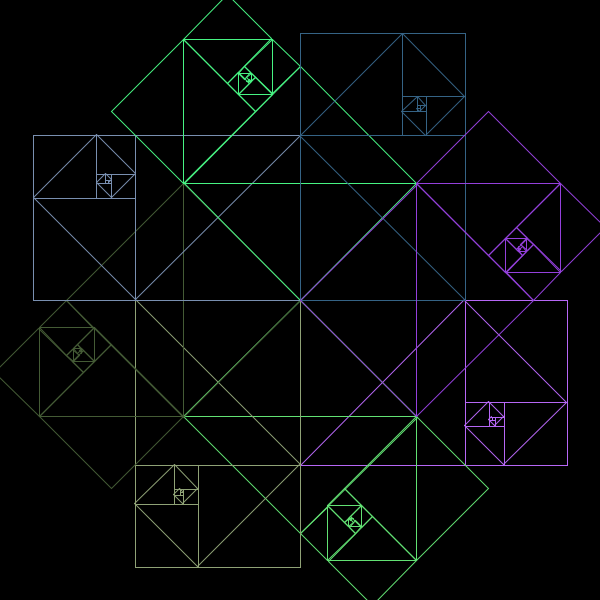
Frame 1 (no input)
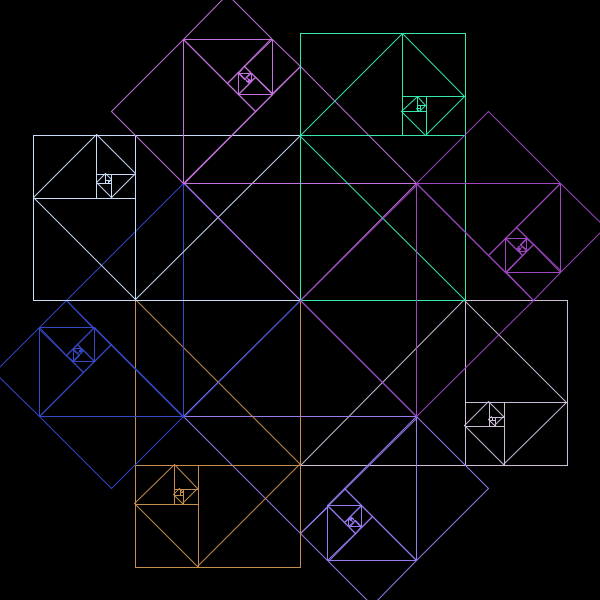
Frame 60 (the mouse pressed at the canvas centre just before this capture)
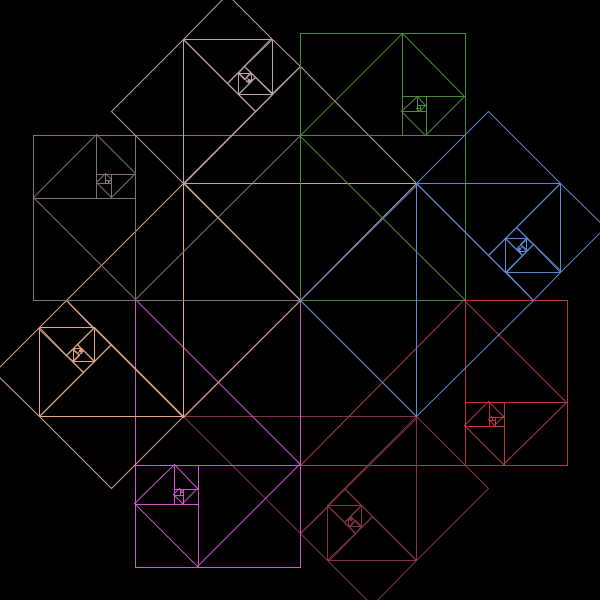
Frame 120 (the mouse held since frame 60 and released just before this capture)

The Processing sketch that drew these frames (run headless with seeded random() and noise(); from frame 60 on, the mouse is pressed at the canvas centre):

// Processing sketch: processing_95329
// ── processing_95329.pde

/* symspirals */
/* A fun exploration with symmtry that reacts to keyboard input */
/* rfboyce@gmail.com */
/* 07 Apr 2013 */

Spiral[] spirals;
int sym = 8;
int maxSym = 20;

void setup(){
  size(600, 600);
  background(0);
  spirals = new Spiral[maxSym];
  for (int i = 0; i < spirals.length; i++){
    spirals[i] = new Spiral(height/2);
  }
}

void draw(){
  background(0);
  for(int i = 0; i < sym; i++) {
    pushMatrix();
    translate(width/2,height/2);
    rotate(i*TWO_PI/sym);
    spirals[i].display(color(random(50, 255), random(50, 255), random(50, 255)));
    popMatrix();
  }
}

void keyPressed(){
  if (keyCode == UP){
    sym++;
    sym = constrain(sym, 1, maxSym);
  }
  else if (keyCode == DOWN){
    sym--;
    sym = constrain(sym, 1, maxSym);
  }
  // print canvas
  else if (key == 'p') {
    save("symspiral.jpg");
  }
}
class Spiral{
  int spSize = 10;
  int seed;
  int[] spiralF;
  float s; // scale
  
  Spiral(int scaledW){
    seed = (scaledW)/(spSize*10);
    s = 1;
    spiralF = new int[spSize];
    // populate the array with the golden spiral
    for (int i = 0; i < spiralF.length; i++){
      if (i < 2){
        spiralF[i] = seed;
      }
      else {
        spiralF[i] = spiralF[i-1] + spiralF[i-2];
      }
    }
  }
  
  void display(color spColor){
      translate(0, spiralF[spSize-1]*s);
      rotate(radians(-90));
      for (int i = spiralF.length-1; i > 0; i--){
        if (i < spiralF.length-1){
         translate(spiralF[i+1]*s, 0);
          rotate(radians(90));
          translate(spiralF[i+1]*s, 0);
        }
        noFill();
        stroke(spColor);
        rect(0, 0, spiralF[i]*s, spiralF[i]*s);
//        fill(0, 255, 0);
//        ellipse(0, 0, 10, 10);
        line(0, 0, spiralF[i], spiralF[i]);
      }
   }
}
